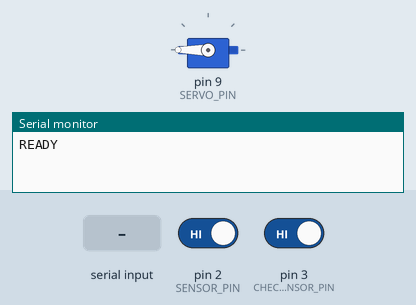
This sketch was run on a simulated Arduino Uno, built with avr-gcc and run on an emulated ATmega328P. Shown: servo, the last lines printed to the serial monitor. The test bench sets the inputs (shaded band); at power-on: pin 2 (SENSOR_PIN) HIGH, pin 3 (CHECK_SENSOR_PIN) HIGH.

Above: at 3.2 s.
3.3 s: "SERVO 1\n" received over Serial
At 4.3 s:
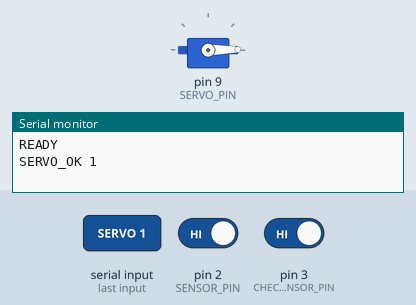
4.8 s: "SERVO 150\n" received over Serial
At 5.4 s:
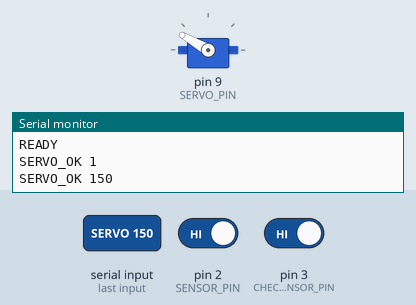
9.3 s: "HOME 1\n" received over Serial
At 10.0 s:
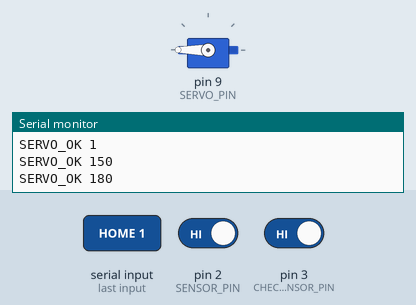
Timing chart, 0 to 11.8 s (numbered marks = the images above; inputs shaded):
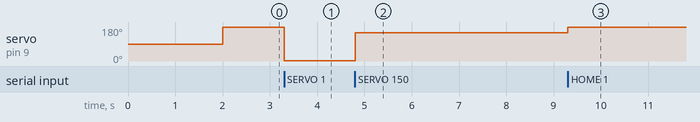

The sketch:

sorting_controller.ino
```cpp
#include <Arduino.h>
#include <Servo.h>

#define SENSOR_PIN 2         // 감지용 포토인터럽터
#define CHECK_SENSOR_PIN 3   // 검수용 포토인터럽터

#define SERVO_PIN  9         // 서보모터 신호핀

const unsigned long DEBOUNCE_MS = 30;
const unsigned long CHECK_DEBOUNCE_MS = 20;   // 검수센서 디바운스

const int HOME_ANGLE = 180;     // 서보모터 기본 각도

Servo gateServo;
int lastStable = HIGH;    // 감지센서 안정된 값
int lastCheckStable = HIGH;    // 검수센서 안정된 값

unsigned long lastChangeMs = 0;
unsigned long lastCheckChangeMs = 0;

String rxBuf;

void setup() {
  Serial.begin(115200);
  delay(2000);
  Serial.println("READY"); // 파이썬 연결 확인용

  pinMode(SENSOR_PIN, INPUT_PULLUP);        // 감지센서
  pinMode(CHECK_SENSOR_PIN, INPUT_PULLUP);  // 검수센서

  gateServo.attach(SERVO_PIN);
  gateServo.write(HOME_ANGLE);
}

void handleCommand(const String& line) {
  int sp = line.indexOf(' ');
  String cmd = (sp == -1) ? line : line.substring(0, sp);
  cmd.trim();
  cmd.toUpperCase();

  if (cmd == "PING") {
    Serial.println("PONG");
    return;
  }

  if (cmd == "HOME") {
    gateServo.write(HOME_ANGLE);
    Serial.print("SERVO_OK ");
    Serial.println(HOME_ANGLE);
    return;
  }

  if (cmd == "SERVO") {
    String arg = (sp == -1) ? "" : line.substring(sp + 1);
    arg.trim();
    int angle = constrain(arg.toInt(), 0, 180);
    gateServo.write(angle);
    Serial.print("SERVO_OK ");
    Serial.println(angle);
    return;
  }
}

void loop() {
  unsigned long now = millis();

  // 1) 기존 포토인터럽터 PIN 2 처리
  int cur = digitalRead(SENSOR_PIN);

  if (cur != lastStable) {
    if (now - lastChangeMs >= DEBOUNCE_MS) {
      lastStable = cur;
      lastChangeMs = now;

      if (lastStable == LOW) {
        Serial.println("0");   // 기존 센서 LOW 감지
      } else {
        Serial.println("1");   // 기존 센서 HIGH 감지
      }
    }
  } else {
    lastChangeMs = now;
  }


  // 2) 검수용 포토인터럽터 PIN 3 처리
  int curCheck = digitalRead(CHECK_SENSOR_PIN);

  if (curCheck != lastCheckStable) {
    if (now - lastCheckChangeMs >= CHECK_DEBOUNCE_MS) {
      lastCheckStable = curCheck;
      lastCheckChangeMs = now;

      if (lastCheckStable == LOW) {
        // 검수센서 LOW 감지 시 파이썬으로 신호 전달
        Serial.println("CHECK_0");
      } else {
        Serial.println("CHECK_1");
      }
    }
  } else {
    lastCheckChangeMs = now;
  }


  // 3) 파이썬 명령 수신 처리
  while (Serial.available()) {
    char c = (char)Serial.read();
    if (c == '\r') continue;
    if (c == '\n') {
      if (rxBuf.length() > 0) {
        handleCommand(rxBuf);
        rxBuf = "";
      }
    } else {
      rxBuf += c;
      if (rxBuf.length() > 64) rxBuf = "";
    }
  }

  delay(1);
}
```

Measured:
- after the input at 3.3 s, servo on pin 9 (SERVO_PIN): 180° → 1° at once
- after the input at 4.8 s, servo on pin 9 (SERVO_PIN): 1° → 150° at once
- after the input at 9.3 s, servo on pin 9 (SERVO_PIN): 150° → 180° at once
